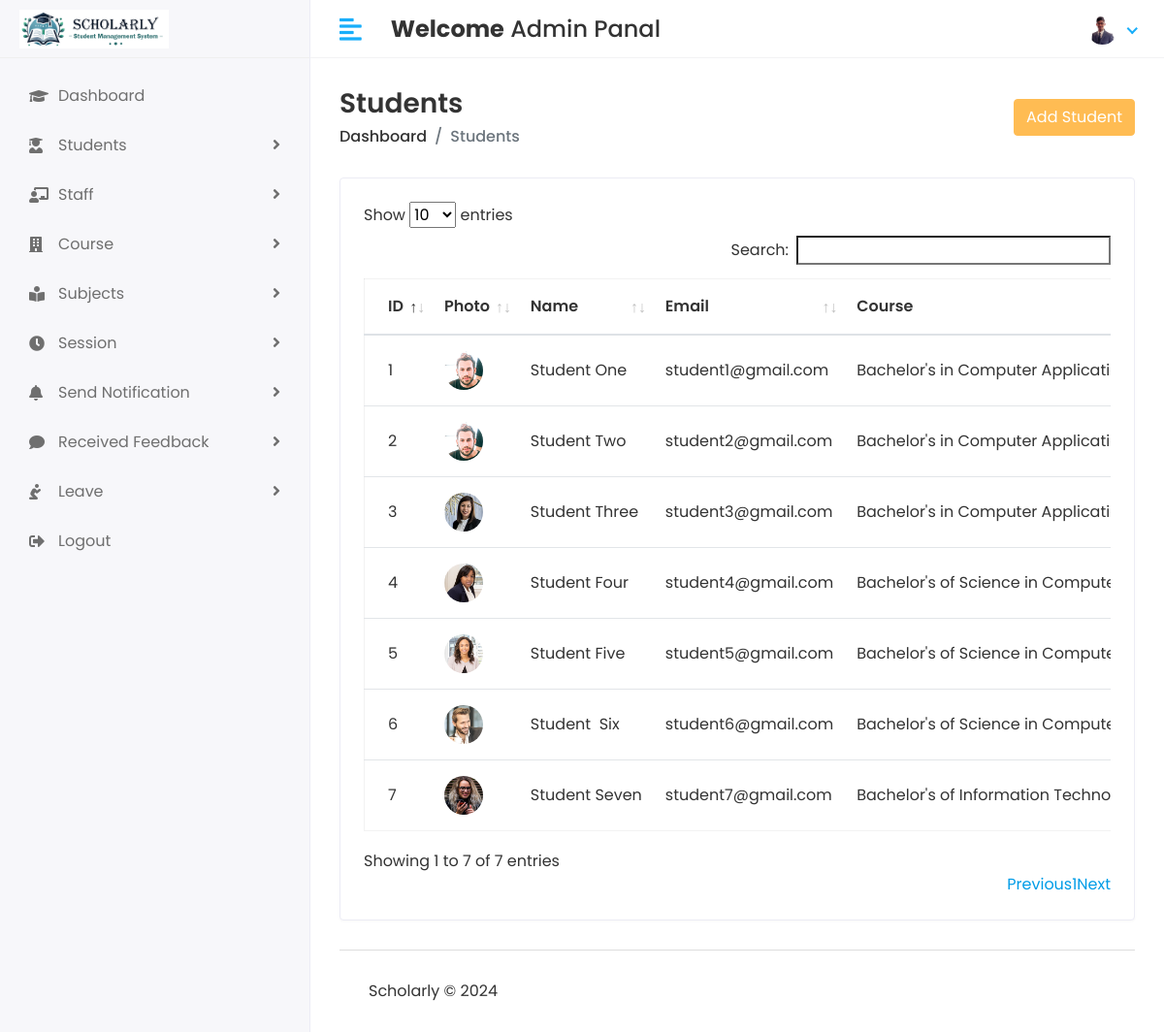
/hod/student/view (signed in), run on the app's committed database.
### main/models.py (models this page shows, shortened)
class CustomUser(AbstractUser):
    USERTYPE = (
        ('1','HOD'),
        ('2','Staff'),
        ('3','Student'),
    )
    user_type = models.CharField(choices= USERTYPE, max_length= 50, default= '1')
    profile_pic = models.ImageField(upload_to='media/profile_pic')

class Student(models.Model):
    admin = models.OneToOneField(CustomUser, on_delete=models.CASCADE)
    address = models.CharField(max_length= 100)
    gender = models.CharField(max_length= 100)
    date_of_birth = models.DateField(null=True)
    course_id = models.ForeignKey(Course, on_delete=models.DO_NOTHING)
    session_year_id = models.ForeignKey(Session_year, on_delete=models.DO_NOTHING)
    created_date = models.DateTimeField(auto_now_add=True)
    updated_date = models.DateTimeField(auto_now=True)

class Course(models.Model):
    name = models.CharField(max_length= 100)
    created_date = models.DateTimeField(auto_now_add=True)
    updated_date = models.DateTimeField(auto_now=True)

### hod/views.py (the view)
# urls.py: path("student/view", view_student, name='hod_view_student'),
@login_required(login_url='/')
def view_student(request):
    student = Student.objects.all()
    context = {'student':student}
    return render(request,'HOD/Student/view_student.html', context)

### templates/HOD/Student/view_student.html (shortened to what this page needs)
{% extends 'base.html' %}
{% load static %}
{% block content %}
                  <div class="page-header">
                  <div class="row align-items-center">
                     <div class="col">
                        <h3 class="page-title">Students</h3>
                        <ul class="breadcrumb">
                           <li class="breadcrumb-item"><a href="{% url 'hod_home' %}">Dashboard</a></li>
                           <li class="breadcrumb-item active">Students</li>
                        </ul>
                     </div>
                     <div class="col-auto text-right float-right ml-auto">
                        <a href="{% url 'hod_add_student' %}" class="btn btn-primary">Add Student</a>
                     </div>
                  </div>
               </div>
               <div class="row">
                  <div class="col-sm-12">
                     <div class="card card-table">
                        <div class="card-body">
                           <div class="table-responsive">
                              <table id="table_id" class="table table-hover table-center mb-0">
                                 <thead>
                                    <tr>
                                       <th>ID</th>
                                       <th>Photo</th>
                                       <th>Name</th>
                                       <th>Email</th>
                                       <th>Course</th>
                                    </tr>
                                 </thead>
                                 <tbody>
                                    {% for st in student %}
                                    <tr>
                                       <td>{{ forloop.counter }}</td>
                                       <td>
                                          <h2 class="table-avatar">
                                             <a href="#" class="avatar avatar-sm mr-2"><img class="avatar-img rounded-circle" src="/{{ st.admin.profile_pic }}" alt="User Image"></a>
                                          </h2>
                                       </td>
                                       <td>{{ st.admin.first_name }}&nbsp;{{ st.admin.last_name }}</td>
                                       <td>{{ st.admin.email }}</td>
                                       <td>{{ st.course_id.name }}</td>
                                    </tr>
                                    {% endfor %}
                                 </tbody>
                              </table>
                           </div>
                        </div>
                     </div>
                  </div>
               </div>
 {% endblock %}

### templates/Layouts/header.html (shortened to what this page needs)
{% load static %}
<div class="header">
    <div class="header-left">
      {% if user.user_type == '1' %}
        <a href="{% url 'hod_home' %}" class="logo">
            <img src="{% static 'assets/img/Logos/scholarly logo 2.jpg' %}" alt="Logo">
        </a>
        {% endif %}
    </div>
        <a href="javascript:void(0);" id="toggle_btn">
            <i class="fas fa-align-left"></i>
        </a>
    <div class="top-nav-search mt-3">
        <h4><strong>Welcome</strong>&nbsp;<span>{{ user.first_name }}&nbsp;{{ user.last_name }}</span></h4>
    </div>
        <ul class="nav user-menu">
               <li class="nav-item dropdown noti-dropdown">
                  <a href="#" class="dropdown-toggle nav-link" data-toggle="dropdown">
                  </a>
               </li>
               <li class="nav-item dropdown has-arrow">
                  <a href="#" class="dropdown-toggle nav-link" data-toggle="dropdown">
                      {% if user.profile_pic == " " %}
                        <span class="user-img"><img class="rounded-circle" src="{%static 'assets/img/profiles/NoImage.jpg' %}" width="31" alt="{{user.first_name}}&nbsp;{{user.last_name}}"></span>
                      {% else %}
                        <span class="user-img"><img class="rounded-circle" src="/{{ user.profile_pic }}" width="31" alt="{{user.first_name}}&nbsp;{{user.last_name}}"></span>
                      {% endif %}
                  </a>
               </li>
            </ul>
         </div>

### static/assets/css/style.css (style rules this page uses)
html { height: 100%; }
body { background-color: #fff; color: #333; font-family: 'Poppins', sans-serif; font-size: 1rem; height: 100%; line-height: 1.5; overflow-x: hidden; }
h1, h2, h3, h4, h5, h6 { font-family: 'Poppins', sans-serif; margin-top: 0; }
a { color: #009ce7; }
input, button, a { transition: all 0.4s ease; -moz-transition: all 0.4s ease; -o-transition: all 0.4s ease; -ms-transition: all 0.4s ease; -webkit-transition: all 0.4s ease; }
ul, ol { padding: 0px; list-style: none; }
.table { color: #333; max-width: 100%; margin-bottom: 0; width: 100%; }
.table.dataTable { border-collapse: collapse !important; border: 1px solid rgba(0, 0, 0, 0.05); }
table.table td h2 { display: inline-block; font-size: inherit; font-weight: 400; margin: 0; padding: 0; vertical-align: middle; }
table.table td h2.table-avatar { align-items: center; display: inline-flex; font-size: inherit; font-weight: 400; margin: 0; padding: 0; vertical-align: middle; white-space: nowrap; }
table.table td h2 a { color: #333; }
.table thead tr th { font-weight: 600; }
.table tbody tr { border-bottom: 1px solid rgba(0, 0, 0, 0.05); }
.table.table-center td, .table.table-center th { vertical-align: middle; }
.card-table .card-body .table > thead > tr > th { border-top: 0; }
.card-table .card-body .table tr td:first-child, .card-table .card-body .table tr th:first-child { padding-left: 1.5rem; }
.card-table .table td, .card-table .table th { border-top: 1px solid #e2e5e8; padding: 1rem 0.75rem; white-space: nowrap; }
.btn-primary { background-color: #FFBC53; border: 1px solid #FFBC53; }
.card { border: 1px solid #ececf5; box-shadow: 0 1px 3px 0 rgba(0, 0, 0, 0.03); margin-bottom: 1.875rem; }
.card-body { padding: 1.5rem; }
.avatar { position: relative; display: inline-block; width: 3rem; height: 3rem }
.avatar > img { width: 100%; height: 100%; -o-object-fit: cover; object-fit: cover; }
.avatar-sm { width: 2.5rem; height: 2.5rem; }
.header { background-color: #fff; border-bottom: 1px solid #f3f3f4; left: 0; position: fixed; right: 0; top: 0; z-index: 1001; height: 60px; }
.header .header-left { float: left; height: 60px; padding: 0 20px; position: relative; width: 320px; z-index: 1; transition: all 0.2s ease-in-out; background-color: #f7f7fa; border-bottom: 1px solid #efefef; border-right: 1px solid #ececf5; display: flex; align-items: center; }
.header .header-left .logo { display: inline-block; line-height: 60px; }
.header .header-left .logo img { max-height: 40px; width: auto; }
.header .dropdown-toggle:after { display: none; }
.header .has-arrow .dropdown-toggle:after { border-top: 0; border-left: 0; border-bottom: 2px solid #18aefa; border-right: 2px solid #18aefa; content: ''; height: 8px; display: inline-block; pointer-events: none; -webkit-transform-origin: 66% 66%; -ms-transform-origin: 66% 66%; transform-origin: 66% 66%; -webkit-transform: rotate(45deg); -ms-transform: rotate(45deg); transform: rotate(45deg); -webkit-transition: all 0.15s ease-in-out; transition: all 0.15s ease-in-out; width: 8px; vertical-align: 0px; }
.user-menu { float: right; margin: 0; position: relative; z-index: 99; padding-right: 15px; }
.user-menu.nav > li > a { color: #a0a0a0; font-size: 14px; line-height: 58px; padding: 0 15px; height: 60px; }
.user-img { margin-right: 3px; position: relative; }
.top-nav-search { float: left; margin-left: 15px; }
.page-header { margin-bottom: 1.875rem; }
.page-header .breadcrumb { background-color: transparent; color: #6c757d; font-size: 1rem; font-weight: 500; margin-bottom: 0; padding: 0; }
.page-header .breadcrumb a { color: #333; }
.page-title { font-size: 28px; font-weight: 600; color: #333; margin-bottom: 5px; }
@media (min-width: 992px) { #toggle_btn { align-items: center; color: #18aefa; display: inline-flex; float: left; font-size: 26px; height: 60px; justify-content: center; margin-left: 15px; padding: 0 15px; } }

### data on the page
CustomUser: first_name "Admin", last_name "Panal", profile_pic (picture)
Student: admin.profile_pic (picture), admin.first_name "Student", admin.last_name "One", admin.email "student1@gmail.com", course_id.name "Bachelor's in Computer…"
Student: admin.profile_pic (picture), admin.first_name "Student", admin.last_name "Two", admin.email "student2@gmail.com", course_id.name "Bachelor's in Computer…"
Student: admin.profile_pic (picture), admin.first_name "Student", admin.last_name "Three", admin.email "student3@gmail.com", course_id.name "Bachelor's in Computer…"
Student: admin.profile_pic (picture), admin.first_name "Student", admin.last_name "Four", admin.email "student4@gmail.com", course_id.name "Bachelor's of Science in…"
Student: admin.profile_pic (picture), admin.first_name "Student", admin.last_name "Five", admin.email "student5@gmail.com", course_id.name "Bachelor's of Science in…"
Student: admin.profile_pic (picture), admin.first_name "Student", admin.last_name "Six", admin.email "student6@gmail.com", course_id.name "Bachelor's of Science in…"
Student: admin.profile_pic (picture), admin.first_name "Student", admin.last_name "Seven", admin.email "student7@gmail.com", course_id.name "Bachelor's of Information…"
